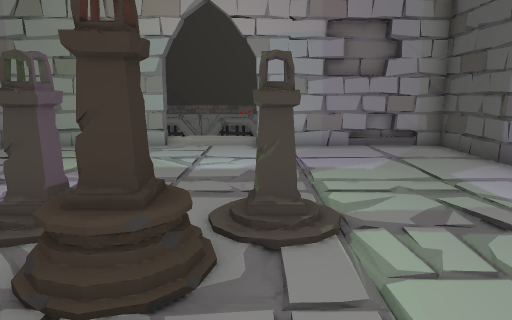
[1] (above)

14 first-person views from a walk through a 3-D level made in the Unity game engine. The camera is 1.5 m above the floor, tilts 10° down and sees 70° across. Doors are open. The floor is counted in squares, 1 m on a side. Each view is taken from the middle of a square. On the plan, view 1 faces up. The plan holds only what a view shows up to about 16 squares ahead; the rest is blank. The place goes on beyond the plan. The player character is not drawn.

[2]
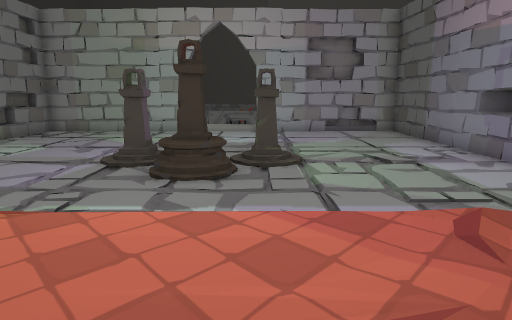

[3]
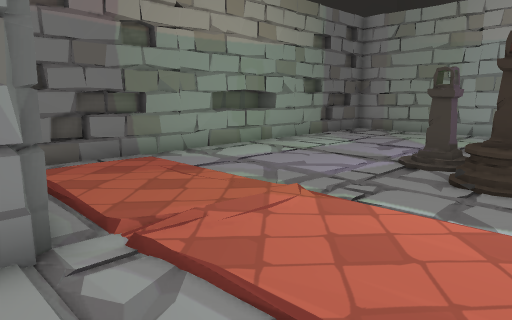

[4]
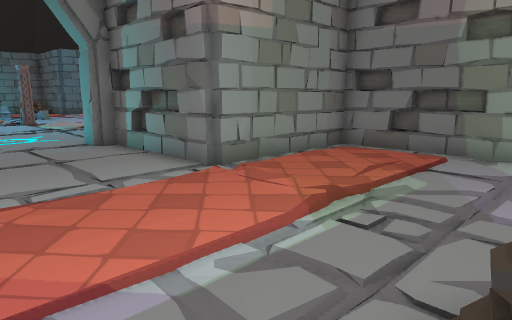

[5]
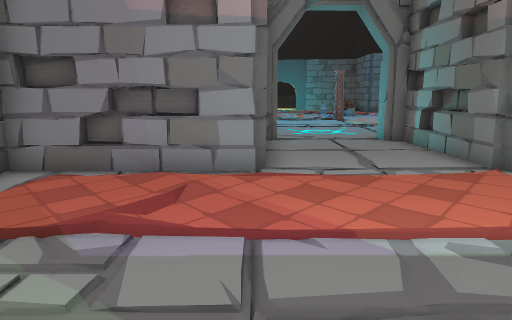

[6]
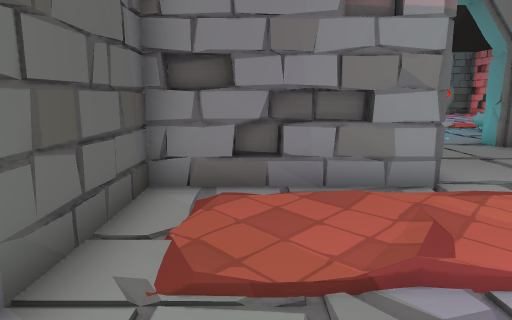

[7]
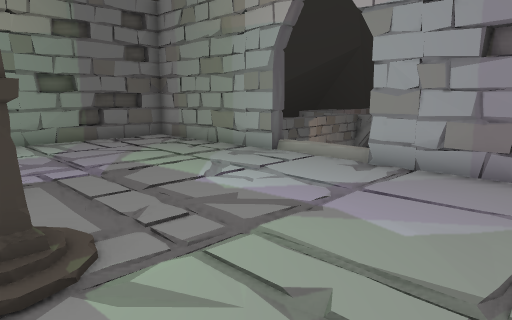

[8]
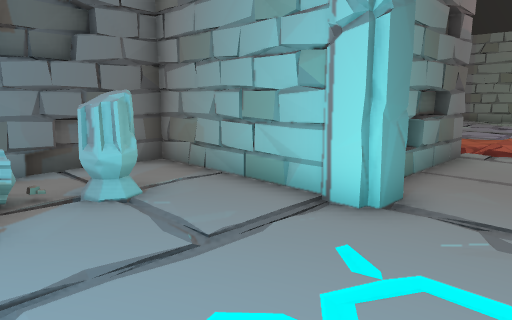

[9]
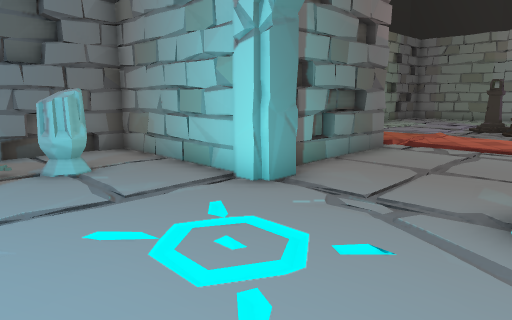

[10]
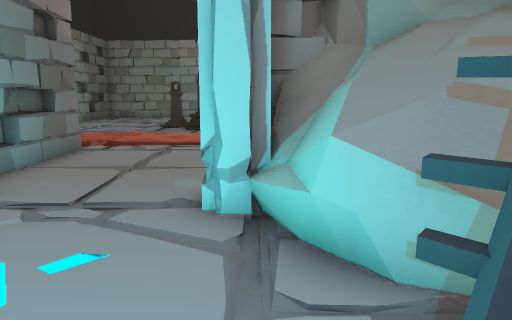

[11]
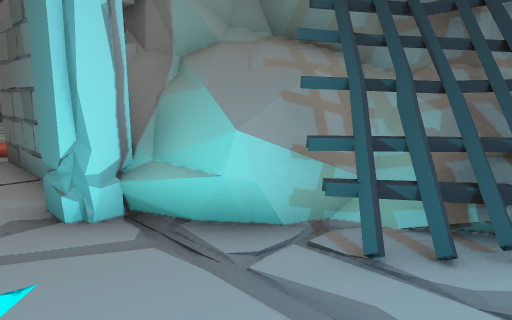

[12]
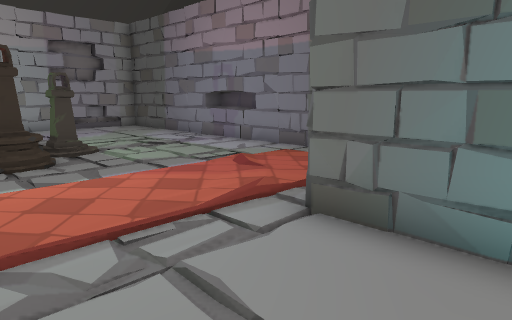

[13]
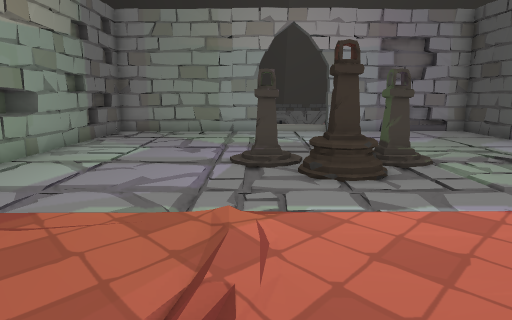

[14]
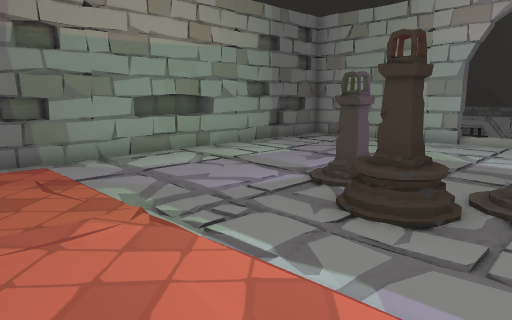

### Floor plan
Key: @ floor where view 1 was taken; # wall or solid block; x gap in a wall; . main floor; : floor 0.25 m higher than the main floor; - floor 0.25 m lower than the main floor; / step, stairs or slope; = window, fence, low wall or low ledge; P pillar; O other object.
Columns run from 9 left of view 1 to 6 right of it. Each row starts with its distance up from view 1.
 12 #######//x######
 11 #....-.........#
 10 #....-.........#
  9 #.........-....#
  8 #.........-....#
  7 #....-....-....#
  6 #.....-/.----.-#
  5 #.....O/.O/..-.#
  4 #....-OO.O/....#
  3 #....--:O..-...#
  2 #....-....-....#
  1 #....-/...-....#
  0 #.....//.@.....#
 -1 #..............#
 -2 #..............#
 -3 ######....######
 -4      #....#
 -5      #....#
 -6      #....#
 -7      #....##
 -8 #######...##
 -9 #....##...=#
-10 #..P.-....=##
-11 #.PP......-###
-12 #.O..-....-=##
-13  OOO.-... -

Positions as (right, up) in squares from view 1, and headings:
1: (0, 0), facing up
2: (0, -4), facing up
3: (0, -4), facing up-left
4: (1, 3), facing down-left
5: (1, 4), facing down
6: (4, 3), facing down
7: (4, 4), facing up-left
8: (-1, -13), facing up-left
9: (1, -13), facing up-left
10: (1, -13), facing up
11: (-1, -13), facing up-right
12: (-3, -6), facing up-right
13: (-3, -4), facing up
14: (1, -2), facing up-left
